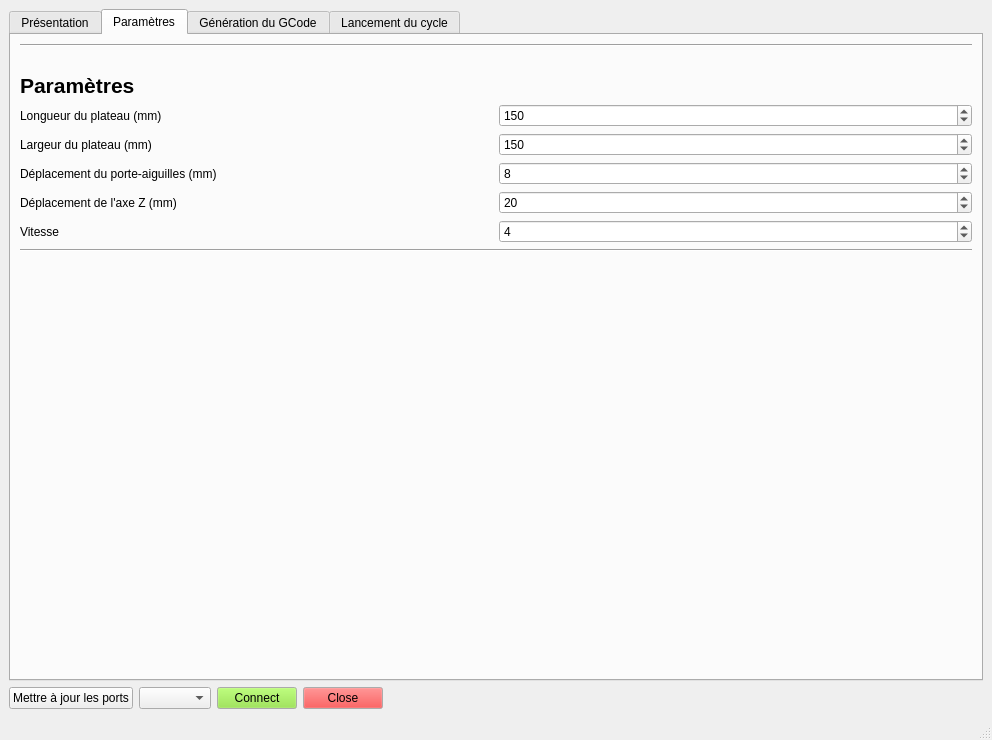
<?xml version="1.0" encoding="UTF-8"?>
<ui version="4.0">
 <class>MainWindow</class>
 <widget class="QMainWindow" name="MainWindow">
  <property name="geometry">
   <rect>
    <x>0</x>
    <y>0</y>
    <width>992</width>
    <height>740</height>
   </rect>
  </property>
  <property name="minimumSize">
   <size>
    <width>0</width>
    <height>0</height>
   </size>
  </property>
  <property name="windowTitle">
   <string>Feutrage de laine</string>
  </property>
  <widget class="QWidget" name="centralwidget">
   <layout class="QGridLayout" name="gridLayout">
    <item row="2" column="1">
     <widget class="QComboBox" name="cb_ports"/>
    </item>
    <item row="2" column="3">
     <widget class="QPushButton" name="pb_closePort">
      <property name="palette">
       <palette>
        <active>
         <colorrole role="Button">
          <brush brushstyle="SolidPattern">
           <color alpha="255">
            <red>239</red>
            <green>41</green>
            <blue>41</blue>
           </color>
          </brush>
         </colorrole>
        </active>
        <inactive>
         <colorrole role="Button">
          <brush brushstyle="SolidPattern">
           <color alpha="255">
            <red>239</red>
            <green>41</green>
            <blue>41</blue>
           </color>
          </brush>
         </colorrole>
        </inactive>
        <disabled>
         <colorrole role="Button">
          <brush brushstyle="SolidPattern">
           <color alpha="255">
            <red>239</red>
            <green>41</green>
            <blue>41</blue>
           </color>
          </brush>
         </colorrole>
        </disabled>
       </palette>
      </property>
      <property name="text">
       <string>Close</string>
      </property>
     </widget>
    </item>
    <item row="2" column="2">
     <widget class="QPushButton" name="pb_openPort">
      <property name="palette">
       <palette>
        <active>
         <colorrole role="Button">
          <brush brushstyle="SolidPattern">
           <color alpha="255">
            <red>138</red>
            <green>226</green>
            <blue>52</blue>
           </color>
          </brush>
         </colorrole>
        </active>
        <inactive>
         <colorrole role="Button">
          <brush brushstyle="SolidPattern">
           <color alpha="255">
            <red>138</red>
            <green>226</green>
            <blue>52</blue>
           </color>
          </brush>
         </colorrole>
        </inactive>
        <disabled>
         <colorrole role="Button">
          <brush brushstyle="SolidPattern">
           <color alpha="255">
            <red>138</red>
            <green>226</green>
            <blue>52</blue>
           </color>
          </brush>
         </colorrole>
        </disabled>
       </palette>
      </property>
      <property name="text">
       <string>Connect</string>
      </property>
     </widget>
    </item>
    <item row="2" column="0">
     <widget class="QPushButton" name="pb_resfreshPorts">
      <property name="text">
       <string>Mettre à jour les ports</string>
      </property>
     </widget>
    </item>
    <item row="2" column="4">
     <spacer name="horizontalSpacer">
      <property name="orientation">
       <enum>Qt::Horizontal</enum>
      </property>
      <property name="sizeHint" stdset="0">
       <size>
        <width>40</width>
        <height>20</height>
       </size>
      </property>
     </spacer>
    </item>
    <item row="1" column="0" colspan="6">
     <widget class="QTabWidget" name="tabWidget">
      <property name="currentIndex">
       <number>1</number>
      </property>
      <widget class="QWidget" name="tab_1">
       <attribute name="title">
        <string>Présentation</string>
       </attribute>
       <layout class="QGridLayout" name="gridLayout_2">
        <item row="0" column="0">
         <widget class="QLabel" name="label_5">
          <property name="text">
           <string>&lt;html&gt;&lt;head/&gt;&lt;body&gt;&lt;p&gt;&lt;span style=&quot; font-size:22pt; font-weight:700;&quot;&gt;Feutrage de laine&lt;/span&gt;&lt;/p&gt;&lt;/body&gt;&lt;/html&gt;</string>
          </property>
         </widget>
        </item>
        <item row="1" column="0">
         <widget class="QLabel" name="label_6">
          <property name="text">
           <string>&lt;html&gt;&lt;head/&gt;&lt;body&gt;&lt;p&gt;Ce logiciel a pour objectif de lancer un cycle de feutrage.&lt;/p&gt;&lt;p&gt;&lt;br/&gt;&lt;/p&gt;&lt;p&gt; Avant de lancer un cycle, il faut bien vérifier que les paramètres saisis sont les bons.&lt;/p&gt;&lt;/body&gt;&lt;/html&gt;</string>
          </property>
         </widget>
        </item>
       </layout>
      </widget>
      <widget class="QWidget" name="tab_4">
       <attribute name="title">
        <string>Paramètres</string>
       </attribute>
       <layout class="QGridLayout" name="gridLayout_3">
        <item row="9" column="0">
         <spacer name="verticalSpacer">
          <property name="orientation">
           <enum>Qt::Vertical</enum>
          </property>
          <property name="sizeHint" stdset="0">
           <size>
            <width>20</width>
            <height>40</height>
           </size>
          </property>
         </spacer>
        </item>
        <item row="5" column="0">
         <widget class="QLabel" name="label_3">
          <property name="text">
           <string>Déplacement du porte-aiguilles (mm)</string>
          </property>
         </widget>
        </item>
        <item row="4" column="1">
         <widget class="QSpinBox" name="sb_x">
          <property name="maximum">
           <number>600</number>
          </property>
          <property name="value">
           <number>150</number>
          </property>
         </widget>
        </item>
        <item row="6" column="0">
         <widget class="QLabel" name="label_4">
          <property name="text">
           <string>Déplacement de l'axe Z (mm)</string>
          </property>
         </widget>
        </item>
        <item row="6" column="1">
         <widget class="QSpinBox" name="sb_axis_z">
          <property name="maximum">
           <number>600</number>
          </property>
          <property name="value">
           <number>20</number>
          </property>
         </widget>
        </item>
        <item row="1" column="1">
         <widget class="QLabel" name="lbl_realTime">
          <property name="text">
           <string/>
          </property>
         </widget>
        </item>
        <item row="5" column="1">
         <widget class="QSpinBox" name="sb_step">
          <property name="value">
           <number>8</number>
          </property>
         </widget>
        </item>
        <item row="8" column="0" colspan="2">
         <widget class="Line" name="line_3">
          <property name="orientation">
           <enum>Qt::Horizontal</enum>
          </property>
         </widget>
        </item>
        <item row="4" column="0">
         <widget class="QLabel" name="label">
          <property name="text">
           <string>Largeur du plateau (mm)</string>
          </property>
         </widget>
        </item>
        <item row="0" column="0" colspan="2">
         <widget class="Line" name="line_2">
          <property name="orientation">
           <enum>Qt::Horizontal</enum>
          </property>
         </widget>
        </item>
        <item row="2" column="0">
         <widget class="QLabel" name="label_2">
          <property name="text">
           <string>&lt;html&gt;&lt;head/&gt;&lt;body&gt;&lt;p&gt;&lt;span style=&quot; font-size:16pt; font-weight:700;&quot;&gt;Paramètres&lt;/span&gt;&lt;/p&gt;&lt;/body&gt;&lt;/html&gt;</string>
          </property>
         </widget>
        </item>
        <item row="3" column="0">
         <widget class="QLabel" name="lbl_elapsed_time">
          <property name="text">
           <string>Longueur du plateau (mm)</string>
          </property>
         </widget>
        </item>
        <item row="3" column="1">
         <widget class="QSpinBox" name="sb_y">
          <property name="maximum">
           <number>600</number>
          </property>
          <property name="value">
           <number>150</number>
          </property>
         </widget>
        </item>
        <item row="7" column="0">
         <widget class="QLabel" name="label_7">
          <property name="text">
           <string>Vitesse</string>
          </property>
         </widget>
        </item>
        <item row="7" column="1">
         <widget class="QSpinBox" name="sb_speed">
          <property name="maximum">
           <number>8</number>
          </property>
          <property name="value">
           <number>4</number>
          </property>
         </widget>
        </item>
       </layout>
      </widget>
      <widget class="QWidget" name="tab_2">
       <attribute name="title">
        <string>Génération du GCode</string>
       </attribute>
       <layout class="QGridLayout" name="gridLayout_4">
        <item row="1" column="0">
         <widget class="QPlainTextEdit" name="pte_displayGCode"/>
        </item>
        <item row="0" column="0">
         <widget class="QPushButton" name="pb_generateGCode">
          <property name="text">
           <string>Générer le GCode</string>
          </property>
         </widget>
        </item>
       </layout>
      </widget>
      <widget class="QWidget" name="tab">
       <attribute name="title">
        <string>Lancement du cycle</string>
       </attribute>
       <layout class="QGridLayout" name="gridLayout_8">
        <item row="0" column="0">
         <widget class="QPushButton" name="pb_start">
          <property name="text">
           <string>Lancer le cycle</string>
          </property>
         </widget>
        </item>
       </layout>
      </widget>
     </widget>
    </item>
   </layout>
  </widget>
  <widget class="QMenuBar" name="menubar">
   <property name="geometry">
    <rect>
     <x>0</x>
     <y>0</y>
     <width>992</width>
     <height>22</height>
    </rect>
   </property>
  </widget>
  <widget class="QStatusBar" name="statusbar"/>
 </widget>
 <resources/>
 <connections/>
</ui>
